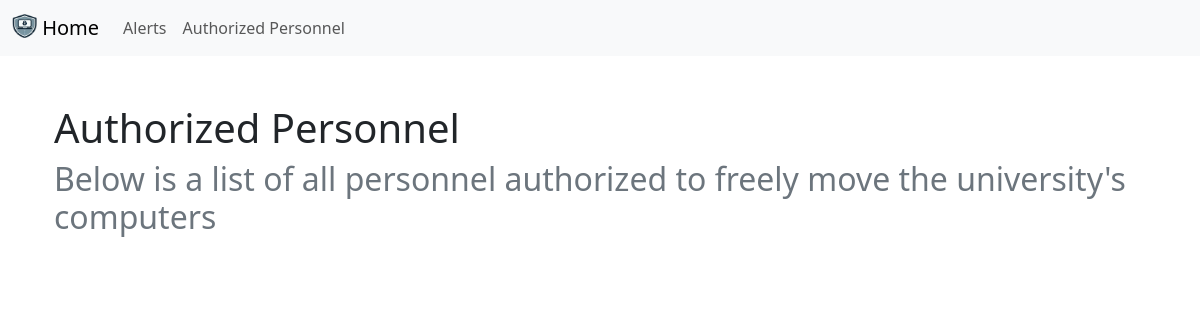
/personnel, run on an earlier commit of the app's database.
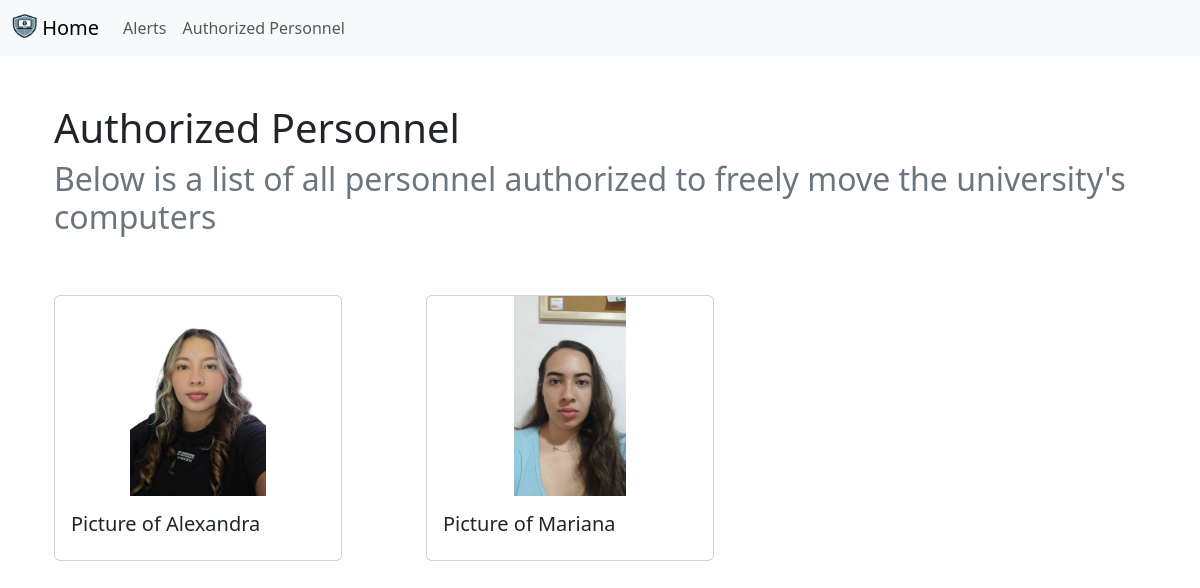
And on a later commit of the database.
### user/models.py (models this page shows, shortened)
class AuthorizedPersonnel(models.Model):
    nombre = models.CharField(max_length=100)
    foto = models.ImageField(upload_to='authorized_personnel/')

### user/views.py (the view)
# urls.py: path('personnel', userViews.personnel, name='personnel'),
def personnel(request):
    personal = AuthorizedPersonnel.objects.all()
    return render(request, 'personnel.html', {'personal': personal})

### user/templates/personnel.html
{% extends 'base.html' %}
{% load static %}
{% block content %}
<div class="container align-text-top mt-5">
    <h1>Authorized Personnel</h1>
    <h2 class="text-secondary">
        Below is a list of all personnel authorized to freely move the university's computers
    </h2>
    <div style="height: 50px;"></div>
</div>
<div class="container">
    <div class="row row-cols-1 row-cols-md-3 g-4">
        {% for persona in personal %}
        <div class="col">
            <div class="card" style="width: 18rem;">
                <img src="{{ persona.foto.url }}" class="card-img-top img-fluid" alt="Picture of {{ persona.nombre }}">
                <div class="card-body">
                    <h5 class="card-title">Picture of {{ persona.nombre }}</h5>
                </div>
            </div>
        </div>
        {% endfor %}
    </div>
</div>
{% endblock content %}

### user/templates/base.html (shortened to what this page needs)
<head>
    <link href="https://cdn.jsdelivr.net/npm/bootstrap@5.3.3/dist/css/bootstrap.min.css" rel="stylesheet">
</head>
{% load static %}
<link rel="stylesheet" href="{% static 'css/styles.css' %}">
<nav class="navbar navbar-expand-lg bg-body-tertiary">
    <div class="container-fluid">
      <a class="navbar-brand" href="{% url 'home' %}">
        {% load static%}
        <img src="{%  static 'images/logo_.png' %}" alt="" width="25" height="24"
        class="d-inline-block align-text-top" />
        Home
      </a>
      <div class="collapse navbar-collapse" id="navbarSupportedContent">
        <ul class="navbar-nav me-auto mb-2 mb-lg-0">
          <li class="nav-item">
            <a class="nav-link" href="{% url 'alerts' %}">Alerts</a>
          </li>
          <li class="nav-item">
            <a class="nav-link" href="{% url 'personnel' %}">Authorized Personnel</a>
        </li>
      </div>
    </div>
  </nav>
<div class = "container">
    {% block content %}
    {% endblock %}
</div>

### security/static/css/styles.css (style rules this page uses)
.card-img-top { width: 100%; height: auto; max-height: 200px; object-fit: scale-down; }

What changed in the data, as far as the page shows it:
added AuthorizedPersonnel: foto (picture), nombre "Alexandra"
added AuthorizedPersonnel: foto (picture), nombre "Mariana"
